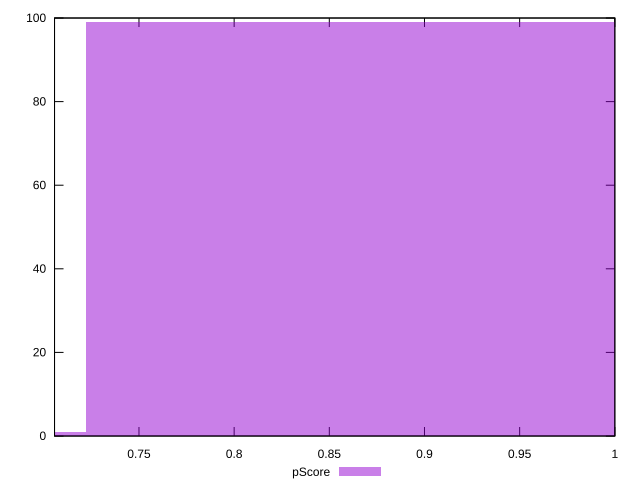

Write gnuplot code to recreate this figure.
reset

$pScore <<EOF
0.8666383548257415 99
0.577758903217161 1
EOF

set key outside below
set boxwidth 0.2888794516085805
set xrange [0.7056366666666667:1]
set yrange [0:100]
set trange [0:100]
set style fill transparent solid 0.5 noborder
set terminal svg size 640, 490 enhanced background rgb 'white'
set output "reports/report_00028_2021-02-24T12-49-42.674Z/uses-rel-preconnect/samples/agenda/pScore/histogram.svg"

plot $pScore title "pScore" with boxes

reset
